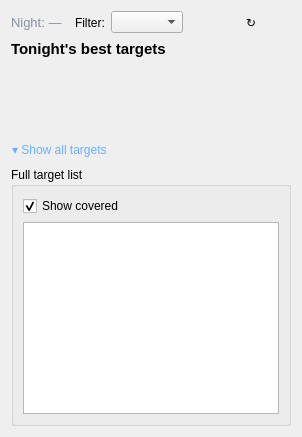
<?xml version="1.0" encoding="UTF-8"?>
<ui version="4.0">
 <class>TonightTab</class>
 <widget class="QWidget" name="TonightTab">
  <layout class="QVBoxLayout" name="verticalLayout">
   <item>
    <layout class="QHBoxLayout" name="headerLayout">
     <item>
      <widget class="QLabel" name="lbl_context">
       <property name="text"><string>Night: —</string></property>
       <property name="styleSheet"><string notr="true">font-size: 13px; color: #8a90a6;</string></property>
      </widget>
     </item>
      <item>
       <spacer name="headerSpacer">
        <property name="orientation"><enum>Qt::Horizontal</enum></property>
       </spacer>
      </item>
       <item>
        <widget class="QLabel" name="lbl_filter">
         <property name="text"><string>Filter:</string></property>
        </widget>
      </item>
      <item>
        <widget class="QComboBox" name="cmb_filter">
         <property name="toolTip"><string>Restrict the suggestions and the full list to one object kind</string></property>
         <property name="minimumWidth"><number>150</number></property>
        </widget>
      </item>
       <item>
        <widget class="QLabel" name="lbl_moon">
        <property name="maximumSize"><size><width>32</width><height>32</height></size></property>
        <property name="alignment"><set>Qt::AlignCenter</set></property>
        <property name="text"><string/></property>
       </widget>
      </item>
      <item>
        <widget class="QPushButton" name="btn_compute">
        <property name="text"><string>↻</string></property>
        <property name="toolTip"><string>Recompute tonight's targets</string></property>
        <property name="maximumWidth"><number>32</number></property>
        <property name="flat"><bool>true</bool></property>
        <property name="compact"><bool>true</bool></property>
       </widget>
     </item>
    </layout>
   </item>
   <item>
    <widget class="QLabel" name="lbl_suggestions_title">
      <property name="text"><string>Tonight's best targets</string></property>
      <property name="styleSheet"><string notr="true">font-size: 15px; font-weight: bold;</string></property>
    </widget>
   </item>
   <item>
    <widget class="QScrollArea" name="scroll_suggestions">
     <property name="widgetResizable"><bool>true</bool></property>
     <property name="frameShape"><enum>QFrame::NoFrame</enum></property>
     <widget class="QWidget" name="suggestions_container"/>
    </widget>
   </item>
   <item>
    <widget class="QPushButton" name="btn_show_all">
     <property name="text"><string>▾ Show all targets</string></property>
     <property name="checkable"><bool>true</bool></property>
     <property name="toolTip"><string>Expand the full sortable table</string></property>
     <property name="flat"><bool>true</bool></property>
     <property name="styleSheet"><string notr="true">text-align: left; color: #6ab0ff; font-size: 12px;</string></property>
    </widget>
   </item>
   <item>
      <widget class="QGroupBox" name="grp_list">
       <property name="title"><string>Full target list</string></property>
       <layout class="QVBoxLayout" name="listLayout">
        <item>
         <layout class="QHBoxLayout" name="observedLayout">
          <item><widget class="QCheckBox" name="chk_show_observed"><property name="text"><string>Show covered</string></property><property name="checked"><bool>true</bool></property><property name="toolTip"><string>Include objects already covered (a project closed or a post written)</string></property></widget></item>
          <item><spacer name="observedSpacer"><property name="orientation"><enum>Qt::Horizontal</enum></property></spacer></item>
         </layout>
        </item>
        <item>
         <widget class="QTableWidget" name="tbl_targets">
         <property name="sortingEnabled"><bool>true</bool></property>
         <property name="toolTip"><string>Double-click a row to explore the object</string></property>
        </widget>
      </item>
     </layout>
    </widget>
   </item>
  </layout>
 </widget>
 <resources/>
 <connections/>
</ui>
